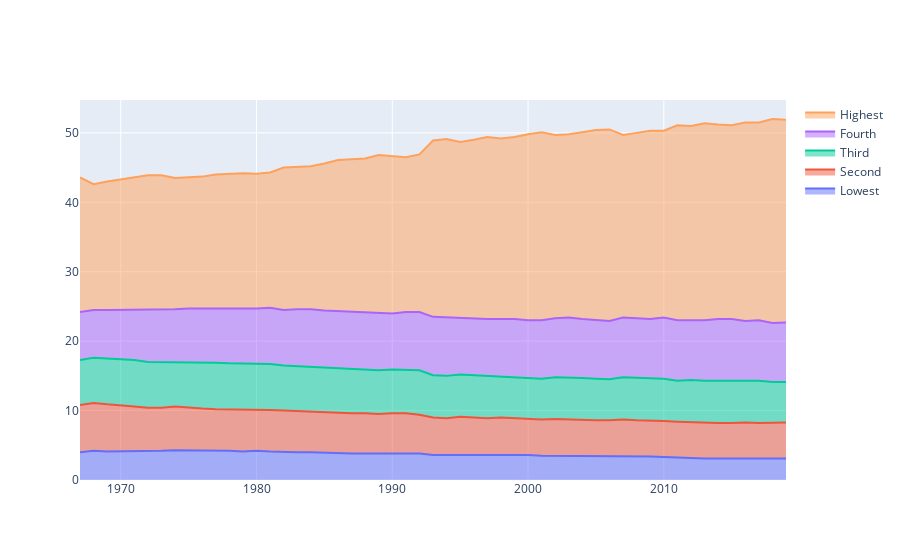

Write notebook code for a chart like this one.
### Code cell
fig = go.Figure()
for income_quintile in income_quintiles:

    fig.add_trace(go.Scatter(x = income_aggregate_all[income_aggregate_all['income_quintile']==income_quintile]["year"],
    y= income_aggregate_all[income_aggregate_all['income_quintile']==income_quintile]["income_share"], fill="tonexty", name = income_quintile))

fig.show()
